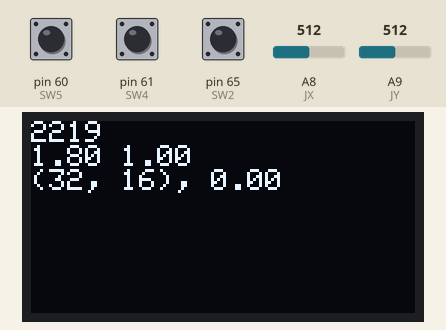
The sketch below on a simulated Arduino Mega 2560, built with avr-gcc and run on an emulated ATmega2560. On the bench: 128×64 one-colour display. The test bench sets the inputs (shaded band); at power-on: pin 65 (SW2) HIGH, A8 (JX) = 512, A9 (JY) = 512, pin 60 (SW5) HIGH, pin 61 (SW4) HIGH. What the sketch prints to the serial monitor is not drawn.

Above: at 2.26 s.
2.3 s: pin 65 (SW2) pulled LOW for 0.15 s
At 2.6 s:
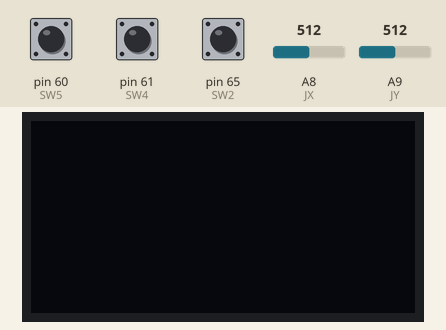
3.9 s: pin 65 (SW2) pulled LOW for 1 s
At 4.01 s:
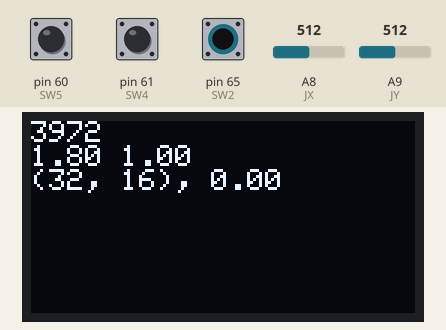
5.5 s: A8 (JX) set to 266
7.0 s: A8 (JX) set to 246
At 7.37 s:
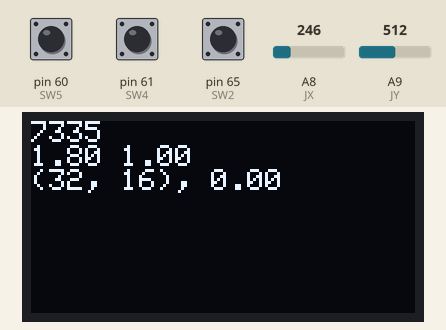
8.8 s: A9 (JY) set to 265
10.6 s: A9 (JY) set to 245
At 11.69 s:
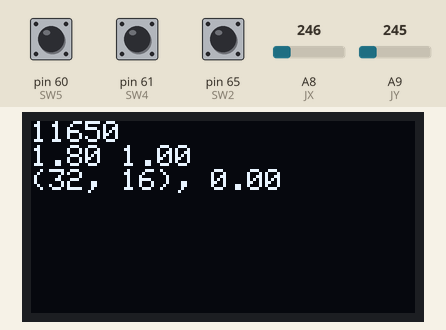

The sketch:

remote.ino
```cpp
#include <Wire.h>
#include <Adafruit_SSD1306.h>

#define JX A8
#define JY A9

#define SW1 53
#define SW2 65
#define SW3 64
#define SW4 61
#define SW5 60
#define SW6 59
#define SW7 58

Adafruit_SSD1306 display(128, 64, &Wire, -1);

int bt_msg_stride = 100;

void setup() {
  Serial.begin(38400, SERIAL_8E2);
  Serial1.begin(38400, SERIAL_8E2);

  pinMode(JX, INPUT);
  pinMode(JY, INPUT);

  pinMode(SW1, INPUT_PULLUP); // Left wheel adjust
  pinMode(SW2, INPUT_PULLUP); // Toggle menu
  pinMode(SW3, INPUT_PULLUP); // Right wheel adjust
  pinMode(SW4, INPUT_PULLUP); // Wheel adjust up
  pinMode(SW5, INPUT_PULLUP); // Wheel adjust down
  pinMode(SW6, INPUT_PULLUP);
  pinMode(SW7, INPUT_PULLUP);

  if (!display.begin(SSD1306_SWITCHCAPVCC, 0x3C)) {
    Serial.println(F("SSD1306 allocation failed"));
    for (;;); // Don't proceed, loop forever
  }

  display.clearDisplay();
  display.setTextColor(WHITE);
  display.setTextSize(1);
  display.setCursor(0, 0);

  delay(1000);
}

double right_coeff = 1;
double left_coeff = 1.8;

long int current_time;
long int last_time;

int forward, leftward;

bool menu_button_state = false;
bool menu_button_state_last = false;

bool show_path = false;

char currentChar;
String command, attribute, data;
bool newCommand;

bool path[64][32];

int robot_x = 32;
int robot_y = 16;
double robot_r = 0;

void printVars() {
  display.clearDisplay();
  display.setCursor(0, 0);
  display.println(current_time);
  display.print(left_coeff);
  display.print(" ");
  display.println(right_coeff);
  display.print("(");
  display.print(robot_x);
  display.print(", ");
  display.print(robot_y);
  display.print("), ");
  display.println(robot_r);
  display.display();
}

void drawPath() {
  display.clearDisplay();
  display.setCursor(0, 0);
  for (int x = 0; x < 64; x++) {
    for (int y = 0; y < 32; y++) {
      if (path[x][y]) {
        display.drawPixel(x*2, 63-y*2, SSD1306_WHITE);
        display.drawPixel(x*2+1, 63-y*2, SSD1306_WHITE);
        display.drawPixel(x*2+1, 62-y*2, SSD1306_WHITE);
        display.drawPixel(x*2, 62-y*2, SSD1306_WHITE);
      }
    }
  }
  display.display();
}

void loop() {
  current_time = millis();

  forward = analogRead(JY);
  leftward = analogRead(JX);

  if (digitalRead(SW4) == 0) {
    if (digitalRead(SW1) == 0) {
      left_coeff += 0.01;
    }
    if (digitalRead(SW3) == 0) {
      right_coeff += 0.01;
    }
  }

  if (digitalRead(SW5) == 0) {
    if (digitalRead(SW1) == 0) {
      left_coeff -= 0.01;
    }
    if (digitalRead(SW3) == 0) {
      right_coeff -= 0.01;
    }
  }

  menu_button_state = digitalRead(SW2);

  if (menu_button_state == 0 && menu_button_state_last == 1) {
    show_path = !show_path;
  }

  menu_button_state_last = menu_button_state;

  if (current_time >= last_time + bt_msg_stride) {
    if (forward > (1024 - 256)) {
      Serial1.write(2);
      Serial1.print("S GO F");
      Serial1.write(3);
      Serial.println("forward");
    } else if (forward < 256) {
      Serial1.write(2);
      Serial1.print("S GO B");
      Serial1.write(3);
      Serial.println("backward");
    } else if (leftward > (1024 - 256)) {
      Serial1.write(2);
      Serial1.print("S GO L");
      Serial1.write(3);
      Serial.println("leftward");
    } else if (leftward < 256) {
      Serial1.write(2);
      Serial1.print("S GO R");
      Serial1.write(3);
      Serial.println("rightward");
    } else if (forward >= 256 && forward <= (1024 - 256) && leftward >= 256 && leftward <= (1024 - 256)) {
      Serial1.write(2);
      Serial1.print("S GO S");
      Serial1.write(3);
      Serial.println("stop");
    }

    Serial1.write(2);
    Serial1.print("S LC ");
    Serial1.print(left_coeff);
    Serial1.write(3);

    Serial1.write(2);
    Serial1.print("S RC ");
    Serial1.print(right_coeff);
    Serial1.write(3);

    last_time = current_time;
  }


  if (Serial1.available() > 0) {
    currentChar = (char)Serial1.read();
    if (currentChar == 2) {
      command = "";
      attribute = "";
      data = "";
      do {
        currentChar = (char)Serial1.read();
        if (!isspace(currentChar) && currentChar != -1) {
          command += currentChar;
        }
      } while (!isspace(currentChar));
      do {
        currentChar = Serial1.read();
        if (!isspace(currentChar) && currentChar != -1 && currentChar != 3) {
          attribute += currentChar;
        }
      } while (!isspace(currentChar) && currentChar != 3);
      if (command == "S") {
        do {
          currentChar = Serial1.read();
          if (!isspace(currentChar) && currentChar != -1 && currentChar != 3) {
            data += currentChar;
          }
        } while (!isspace(currentChar) && currentChar != 3);
      }
      do {
        currentChar = Serial1.read();
      } while (currentChar != 3);
      newCommand = true;
    }
  }

  if (newCommand) {
    display.print(command);
    display.print(" ");
    display.print(attribute);
    display.print(" ");
    display.println(data);
    if (command == "S") {
      if (attribute == "R") {
        robot_r = data.toDouble();
      } else if (attribute == "X") {
        robot_x = data.toInt();
        path[robot_x][robot_y] = true;
      } else if (attribute == "Y") {
        robot_y = data.toInt();
        path[robot_x][robot_y] = true;
      }
    }
  }


  if (show_path) {
    drawPath();
  } else {
    printVars();
  }

  delay(10);
}
```

Measured:
- after the input at 2.3 s, the display: changes at once (image 1)
- after the input at 3.9 s, the display: first changes after 0.06 s (image 2 shows a later state)
